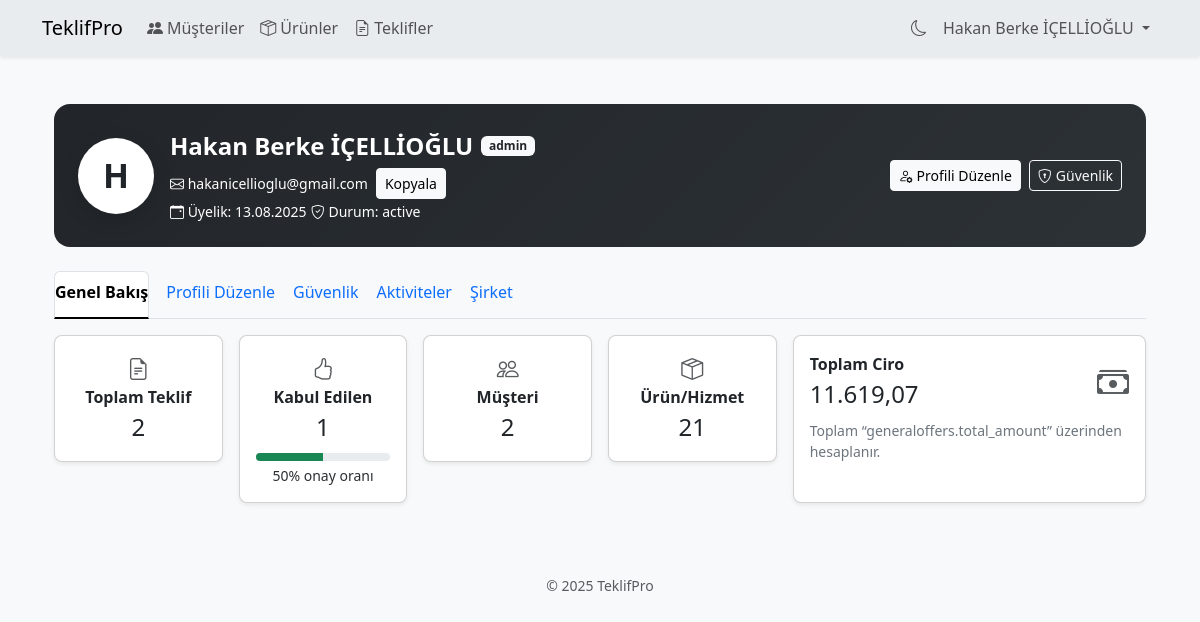
Page /settings.php (signed in) on the committed database.
### tables this page shows
CREATE TABLE `users` (
  `id` int(11) NOT NULL,
  `first_name` varchar(255) NOT NULL,
  `last_name` varchar(255) NOT NULL,
  `username` varchar(100) NOT NULL,
  `password` varchar(255) NOT NULL,
  `email` varchar(255) NOT NULL,
  `created_at` datetime DEFAULT current_timestamp(),
  `status` enum('active','inactive') DEFAULT 'active',
  `role_id` int(11) DEFAULT NULL
);

CREATE TABLE `roles` (
  `id` int(11) NOT NULL,
  `name` varchar(255) NOT NULL DEFAULT 'user'
);

### settings.php (the view, shortened to what this page needs)
<?php
require __DIR__ . '/header.php';
try {
    $uStmt = $pdo->prepare('SELECT u.first_name, u.last_name, u.username, u.email, u.created_at, u.status, r.name AS role_name FROM users u LEFT JOIN roles r ON u.role_id = r.id WHERE u.id = :id');
    $uStmt->execute(['id' => $_SESSION['user_id']]);
    $user = $uStmt->fetch(PDO::FETCH_ASSOC) ?: [];
} catch (Exception $e) {
    $user = [];
}
try {
    $tStmt = $pdo->prepare('SELECT primary_color FROM themes WHERE user_id = :id');
    $tStmt->execute(['id' => $_SESSION['user_id']]);
    $coverColor = $tStmt->fetchColumn() ?: '#343a40';
} catch (Exception $e) {
    $coverColor = '#343a40';
}
$initial  = strtoupper(substr($user['first_name'] ?? ($user['username'] ?? ''), 0, 1));
$fullName = trim(($user['first_name'] ?? '') . ' ' . ($user['last_name'] ?? ''));
try {
    $totalOffers = (int)$pdo->query('SELECT COUNT(*) FROM generaloffers')->fetchColumn();
} catch (Exception $e) {
    $totalOffers = 0;
}
try {
    $acceptedOffers = (int)$pdo->query("SELECT COUNT(*) FROM generaloffers WHERE status = 'accepted'")->fetchColumn();
} catch (Exception $e) {
    $acceptedOffers = 0;
}
try {
    $customerCount = (int)$pdo->query('SELECT COUNT(*) FROM customers')->fetchColumn();
} catch (Exception $e) {
    $customerCount = 0;
}
try {
    $productCount  = (int)$pdo->query('SELECT COUNT(*) FROM products')->fetchColumn();
} catch (Exception $e) {
    $productCount = 0;
}
try {
    $revenue       = (float)$pdo->query('SELECT COALESCE(SUM(total_amount),0) FROM generaloffers')->fetchColumn();
} catch (Exception $e) {
    $revenue = 0;
}
$acceptRate = $totalOffers > 0 ? round(($acceptedOffers / $totalOffers) * 100) : 0;
?>
<link rel="stylesheet" href="https://cdn.jsdelivr.net/npm/bootstrap-icons@1.11.3/font/bootstrap-icons.css">
<div class="container py-4">
    <div class="card cover-card text-white rounded-4 mb-4" id="coverCard"
        style="--cover-color: <?= htmlspecialchars($coverColor, ENT_QUOTES, 'UTF-8'); ?>;">
        <div class="card-body p-4">
            <div class="d-flex align-items-center gap-3">
                <div class="rounded-circle bg-white text-dark d-flex align-items-center justify-content-center avatar-xl fw-bold">
                    <?= htmlspecialchars($initial, ENT_QUOTES, 'UTF-8'); ?>
                </div>
                <div class="flex-grow-1">
                    <div class="d-flex align-items-center gap-2">
                        <div class="fw-bold fs-4"><?= htmlspecialchars($fullName ?: ($user['username'] ?? ''), ENT_QUOTES, 'UTF-8'); ?></div>
                        <?php if (!empty($user['role_name'])): ?>
                            <span class="badge bg-light text-dark"><?= htmlspecialchars($user['role_name'], ENT_QUOTES, 'UTF-8'); ?></span>
                        <?php endif; ?>
                    </div>
                    <div class="d-flex flex-wrap align-items-center gap-2 mt-1">
                        <?php if (!empty($user['email'])): ?>
                            <span class="small"><i class="bi bi-envelope"></i>
                                <span id="userEmail"><?= htmlspecialchars($user['email'], ENT_QUOTES, 'UTF-8'); ?></span></span>
                            <button type="button" class="btn btn-light btn-sm copy-btn"
                                onclick="navigator.clipboard.writeText(document.getElementById('userEmail').textContent)">
                                Kopyala
                            </button>
                        <?php endif; ?>
                    </div>
                    <?php if (!empty($user['created_at'])): ?>
                        <span class="small"><i class="bi bi-calendar-event"></i>
                            Üyelik: <?= htmlspecialchars(date('d.m.Y', strtotime($user['created_at'])), ENT_QUOTES, 'UTF-8'); ?></span>
                    <?php endif; ?>
                    <?php if (!empty($user['status'])): ?>
                        <span class="small"><i class="bi bi-shield-check"></i>
                            Durum: <?= htmlspecialchars($user['status'], ENT_QUOTES, 'UTF-8'); ?></span>
                    <?php endif; ?>
                </div>
                <div class="d-none d-md-flex gap-2">
                    <button type="button" class="btn btn-light btn-sm" onclick="openTab('profile-edit-tab');">
                        <i class="bi bi-person-gear me-1"></i>Profili Düzenle
                    </button>
                    <button type="button" class="btn btn-outline-light btn-sm" onclick="openTab('security-tab');">
                        <i class="bi bi-shield-lock me-1"></i>Güvenlik
                    </button>
                </div>
            </div>
        </div>
    </div>
    <ul class="nav nav-tabs nav-underline" id="settingsTabs" role="tablist">
        <li class="nav-item" role="presentation">
            <button class="nav-link active" id="overview-tab" data-bs-toggle="tab" data-bs-target="#overview" type="button" role="tab">Genel Bakış</button>
        </li>
        <li class="nav-item" role="presentation">
            <button class="nav-link" id="profile-edit-tab" data-bs-toggle="tab" data-bs-target="#profile-edit" type="button" role="tab">Profili Düzenle</button>
        </li>
        <li class="nav-item" role="presentation">
            <button class="nav-link" id="security-tab" data-bs-toggle="tab" data-bs-target="#security" type="button" role="tab">Güvenlik</button>
        </li>
        <li class="nav-item" role="presentation">
            <button class="nav-link" id="activity-tab" data-bs-toggle="tab" data-bs-target="#activity" type="button" role="tab">Aktiviteler</button>
        </li>
        <li class="nav-item" role="presentation">
            <button class="nav-link" id="company-tab" data-bs-toggle="tab" data-bs-target="#company" type="button" role="tab">Şirket</button>
        </li>
    </ul>
    <div class="tab-content pt-3">
        <div class="tab-pane fade show active" id="overview" role="tabpanel" aria-labelledby="overview-tab">
            <div class="row g-3">
                <div class="col-6 col-md-4 col-xl-2">
                    <div class="card rounded-3 shadow-sm text-center stat-card">
                        <div class="card-body">
                            <div class="icon"><i class="bi bi-file-earmark-text"></i></div>
                            <div class="fw-semibold">Toplam Teklif</div>
                            <div class="fs-4"><?= (int)$totalOffers; ?></div>
                        </div>
                    </div>
                </div>
                <div class="col-6 col-md-4 col-xl-2">
                    <div class="card rounded-3 shadow-sm text-center stat-card">
                        <div class="card-body">
                            <div class="icon"><i class="bi bi-hand-thumbs-up"></i></div>
                            <div class="fw-semibold">Kabul Edilen</div>
                            <div class="fs-4"><?= (int)$acceptedOffers; ?></div>
                            <div class="strength mt-2" aria-hidden="true">
                                <div style="width: <?= $acceptRate; ?>%; background: var(--bs-success);"></div>
                            </div>
                            <div class="small text-secondary-emphasis mt-1"><?= $acceptRate; ?>% onay oranı</div>
                        </div>
                    </div>
                </div>
                <div class="col-6 col-md-4 col-xl-2">
                    <div class="card rounded-3 shadow-sm text-center stat-card">
                        <div class="card-body">
                            <div class="icon"><i class="bi bi-people"></i></div>
                            <div class="fw-semibold">Müşteri</div>
                            <div class="fs-4"><?= (int)$customerCount; ?></div>
                        </div>
                    </div>
                </div>
                <div class="col-6 col-md-4 col-xl-2">
                    <div class="card rounded-3 shadow-sm text-center stat-card">
                        <div class="card-body">
                            <div class="icon"><i class="bi bi-box-seam"></i></div>
                            <div class="fw-semibold">Ürün/Hizmet</div>
                            <div class="fs-4"><?= (int)$productCount; ?></div>
                        </div>
                    </div>
                </div>
                <div class="col-12 col-md-8 col-xl-4">
                    <div class="card rounded-3 shadow-sm h-100">
                        <div class="card-body">
                            <div class="d-flex justify-content-between align-items-center">
                                <div>
                                    <div class="fw-semibold">Toplam Ciro</div>
                                    <div class="fs-4"><?= number_format($revenue, 2, ',', '.'); ?></div>
                                </div>
                                <i class="bi bi-cash-stack fs-2 opacity-75"></i>
                            </div>
                            <div class="text-secondary mt-2 small">Toplam “generaloffers.total_amount” üzerinden hesaplanır.</div>
                        </div>
                    </div>
                </div>
            </div>
        </div>
    </div>
</div>
<?php require __DIR__ . '/footer.php'; ?>

### header.php (shortened to what this page needs)
<?php
require_once __DIR__ . '/config.php';
$uStmt = $pdo->prepare('SELECT TRIM(CONCAT(first_name, " ", last_name)) AS full_name, username FROM users WHERE id = :id');
$uStmt->execute(['id' => $_SESSION['user_id']]);
$u = $uStmt->fetch(PDO::FETCH_ASSOC);
$userName = $u['full_name'] ?: ($u['username'] ?? 'User');
?>
<!doctype html>
<html lang="tr">
<head>
  <link rel="stylesheet" href="https://cdn.jsdelivr.net/npm/bootstrap@5.3.3/dist/css/bootstrap.min.css">
  <link rel="stylesheet" href="https://cdn.jsdelivr.net/npm/bootstrap-icons@1.11.1/font/bootstrap-icons.css">
  <link rel="stylesheet" href="assets/app.css">
</head>
<body>
<nav class="navbar navbar-expand-lg bg-body-secondary shadow-sm" role="navigation">
  <div class="container">
    <a class="navbar-brand" href="dashboard">TeklifPro</a>
    <div class="collapse navbar-collapse" id="navbarNav">
      <ul class="navbar-nav me-auto mb-2 mb-lg-0">
        <li class="nav-item"><a class="nav-link" href="customer"><i class="bi bi-people-fill me-1"></i>Müşteriler</a></li>
        <li class="nav-item"><a class="nav-link" href="products"><i class="bi bi-box-seam me-1"></i>Ürünler</a></li>
        <li class="nav-item"><a class="nav-link" href="quotations"><i class="bi bi-file-earmark-text me-1"></i>Teklifler</a></li>
      </ul>
      <ul class="navbar-nav ms-auto align-items-center">
        <li class="nav-item">
          <button id="themeToggle" class="btn btn-link nav-link p-2" title="Tema" aria-label="Tema Değiştir"><i class="bi bi-moon"></i></button>
        </li>
        <li class="nav-item dropdown">
          <a class="nav-link dropdown-toggle" href="#" id="userDropdown" role="button" data-bs-toggle="dropdown" aria-expanded="false">
            <?= htmlspecialchars($userName, ENT_QUOTES, 'UTF-8'); ?>
          </a>
        </li>
      </ul>
    </div>
  </div>
</nav>
<main id="content" class="container py-4">

### footer.php (shortened to what this page needs)
  </main>
  <footer class="container py-4 text-center small text-muted">
    &copy; <?= date('Y'); ?> TeklifPro
  </footer>
</body>
</html>

### assets/app.css (style rules this page uses)
:root { --color-bg: #f8f9fa; --color-text: #212529; --color-primary: #0d6efd; --color-secondary: #6c757d; --color-danger: #dc3545; --radius: .5rem; --shadow: 0 .125rem .25rem rgba(0,0,0,.075); --spacer-1: .5rem; --spacer-2: .75rem; --spacer-3: 1rem; --spacer-4: 1.5rem; }
body { background: var(--color-bg); color: var(--color-text); }

### settings.php (style rules this page uses)
.cover-card { background: linear-gradient(135deg, rgba(0, 0, 0, .35), rgba(0, 0, 0, .15)), var(--cover-color, #343a40); border: 0; }
.avatar-xl { width: 76px; height: 76px; font-size: 34px; box-shadow: 0 6px 20px rgba(0, 0, 0, .15); }
.nav-underline .nav-link { padding-bottom: .8rem; }
.stat-card .icon { font-size: 22px; opacity: .75; }
.copy-btn { white-space: nowrap; }
.strength { height: .5rem; border-radius: .5rem; background: var(--bs-secondary-bg); overflow: hidden; }
.strength>div { height: 100%; transition: width .25s ease; }

### rows in the picture
users: first_name "H", first_name+last_name "Hakan Berke İÇELLİOĞLU", role.name "admin", email "hakanicellioglu@gmail.com", created_at "13.08.2025", status "active"

### other values in the picture
$userName "Hakan Berke İÇELLİOĞLU"
$totalOffers "2"
$acceptedOffers "1"
$acceptRate "50"
$customerCount "2"
$productCount "21"
$revenue "11.619,07"
